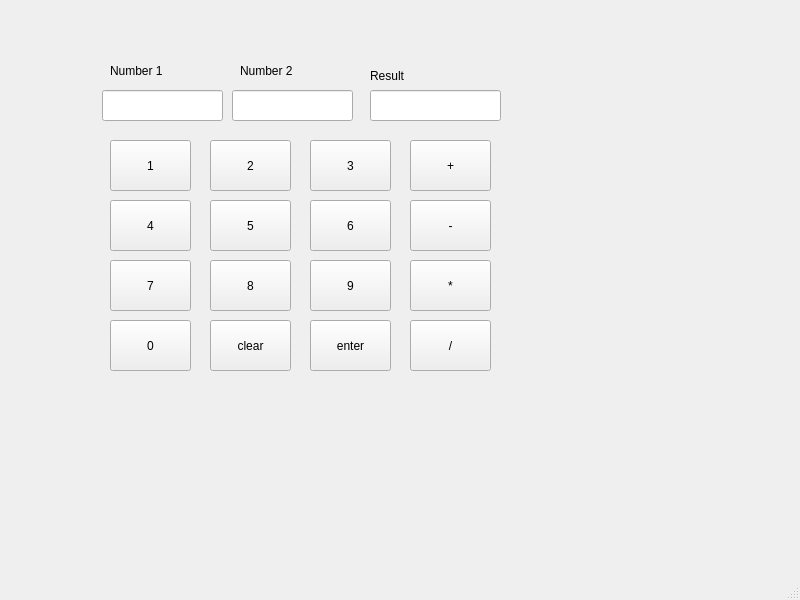
<?xml version="1.0" encoding="UTF-8"?>
<ui version="4.0">
 <class>MainWindow</class>
 <widget class="QMainWindow" name="MainWindow">
  <property name="geometry">
   <rect>
    <x>0</x>
    <y>0</y>
    <width>800</width>
    <height>600</height>
   </rect>
  </property>
  <property name="windowTitle">
   <string>MainWindow</string>
  </property>
  <widget class="QWidget" name="centralwidget">
   <widget class="QLabel" name="label">
    <property name="geometry">
     <rect>
      <x>110</x>
      <y>50</y>
      <width>111</width>
      <height>41</height>
     </rect>
    </property>
    <property name="text">
     <string>Number 1</string>
    </property>
   </widget>
   <widget class="QLabel" name="label_2">
    <property name="geometry">
     <rect>
      <x>240</x>
      <y>50</y>
      <width>91</width>
      <height>41</height>
     </rect>
    </property>
    <property name="text">
     <string>Number 2</string>
    </property>
   </widget>
   <widget class="QLabel" name="label_3">
    <property name="geometry">
     <rect>
      <x>370</x>
      <y>60</y>
      <width>71</width>
      <height>31</height>
     </rect>
    </property>
    <property name="text">
     <string>Result</string>
    </property>
   </widget>
   <widget class="QLineEdit" name="d1">
    <property name="geometry">
     <rect>
      <x>102</x>
      <y>90</y>
      <width>121</width>
      <height>31</height>
     </rect>
    </property>
   </widget>
   <widget class="QLineEdit" name="d2">
    <property name="geometry">
     <rect>
      <x>232</x>
      <y>90</y>
      <width>121</width>
      <height>31</height>
     </rect>
    </property>
   </widget>
   <widget class="QLineEdit" name="d3">
    <property name="geometry">
     <rect>
      <x>370</x>
      <y>90</y>
      <width>131</width>
      <height>31</height>
     </rect>
    </property>
   </widget>
   <widget class="QPushButton" name="n1">
    <property name="geometry">
     <rect>
      <x>110</x>
      <y>140</y>
      <width>81</width>
      <height>51</height>
     </rect>
    </property>
    <property name="text">
     <string>1</string>
    </property>
   </widget>
   <widget class="QPushButton" name="n2">
    <property name="geometry">
     <rect>
      <x>210</x>
      <y>140</y>
      <width>81</width>
      <height>51</height>
     </rect>
    </property>
    <property name="text">
     <string>2</string>
    </property>
   </widget>
   <widget class="QPushButton" name="n3">
    <property name="geometry">
     <rect>
      <x>310</x>
      <y>140</y>
      <width>81</width>
      <height>51</height>
     </rect>
    </property>
    <property name="text">
     <string>3</string>
    </property>
   </widget>
   <widget class="QPushButton" name="add">
    <property name="geometry">
     <rect>
      <x>410</x>
      <y>140</y>
      <width>81</width>
      <height>51</height>
     </rect>
    </property>
    <property name="text">
     <string>+</string>
    </property>
   </widget>
   <widget class="QPushButton" name="sub">
    <property name="geometry">
     <rect>
      <x>410</x>
      <y>200</y>
      <width>81</width>
      <height>51</height>
     </rect>
    </property>
    <property name="text">
     <string>-</string>
    </property>
   </widget>
   <widget class="QPushButton" name="n6">
    <property name="geometry">
     <rect>
      <x>310</x>
      <y>200</y>
      <width>81</width>
      <height>51</height>
     </rect>
    </property>
    <property name="text">
     <string>6</string>
    </property>
   </widget>
   <widget class="QPushButton" name="n5">
    <property name="geometry">
     <rect>
      <x>210</x>
      <y>200</y>
      <width>81</width>
      <height>51</height>
     </rect>
    </property>
    <property name="text">
     <string>5</string>
    </property>
   </widget>
   <widget class="QPushButton" name="n4">
    <property name="geometry">
     <rect>
      <x>110</x>
      <y>200</y>
      <width>81</width>
      <height>51</height>
     </rect>
    </property>
    <property name="text">
     <string>4</string>
    </property>
   </widget>
   <widget class="QPushButton" name="mul">
    <property name="geometry">
     <rect>
      <x>410</x>
      <y>260</y>
      <width>81</width>
      <height>51</height>
     </rect>
    </property>
    <property name="text">
     <string>*</string>
    </property>
   </widget>
   <widget class="QPushButton" name="div">
    <property name="geometry">
     <rect>
      <x>410</x>
      <y>320</y>
      <width>81</width>
      <height>51</height>
     </rect>
    </property>
    <property name="text">
     <string>/</string>
    </property>
   </widget>
   <widget class="QPushButton" name="n9">
    <property name="geometry">
     <rect>
      <x>310</x>
      <y>260</y>
      <width>81</width>
      <height>51</height>
     </rect>
    </property>
    <property name="text">
     <string>9</string>
    </property>
   </widget>
   <widget class="QPushButton" name="enter">
    <property name="geometry">
     <rect>
      <x>310</x>
      <y>320</y>
      <width>81</width>
      <height>51</height>
     </rect>
    </property>
    <property name="text">
     <string>enter</string>
    </property>
   </widget>
   <widget class="QPushButton" name="n8">
    <property name="geometry">
     <rect>
      <x>210</x>
      <y>260</y>
      <width>81</width>
      <height>51</height>
     </rect>
    </property>
    <property name="text">
     <string>8</string>
    </property>
   </widget>
   <widget class="QPushButton" name="clear">
    <property name="geometry">
     <rect>
      <x>210</x>
      <y>320</y>
      <width>81</width>
      <height>51</height>
     </rect>
    </property>
    <property name="text">
     <string>clear</string>
    </property>
   </widget>
   <widget class="QPushButton" name="n7">
    <property name="geometry">
     <rect>
      <x>110</x>
      <y>260</y>
      <width>81</width>
      <height>51</height>
     </rect>
    </property>
    <property name="text">
     <string>7</string>
    </property>
   </widget>
   <widget class="QPushButton" name="n0">
    <property name="geometry">
     <rect>
      <x>110</x>
      <y>320</y>
      <width>81</width>
      <height>51</height>
     </rect>
    </property>
    <property name="text">
     <string>0</string>
    </property>
   </widget>
  </widget>
  <widget class="QMenuBar" name="menubar">
   <property name="geometry">
    <rect>
     <x>0</x>
     <y>0</y>
     <width>800</width>
     <height>24</height>
    </rect>
   </property>
  </widget>
  <widget class="QStatusBar" name="statusbar"/>
 </widget>
 <resources/>
 <connections/>
</ui>
